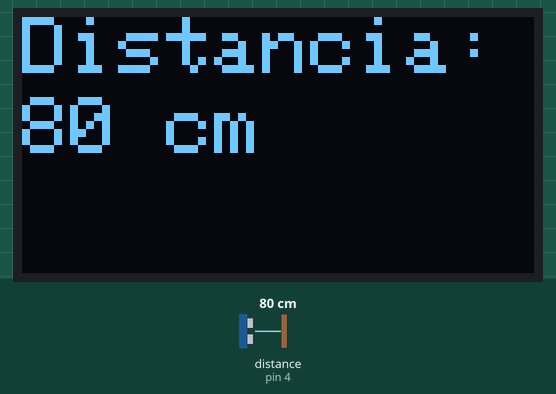
Bench run of a sketch on a simulated Arduino Uno, built with avr-gcc and run on an emulated ATmega328P. On the bench: 128×64 one-colour display. Wiring (inferred from the names in the program): ultrasonic range finder: trigger pin 2; echo pin 4. The inputs (shaded band) are chosen by the test bench; at power-on: distance to the obstacle (sensor on pin 4) 80 cm. The echo pulse lasts 58.3 µs per cm; what the sketch prints to the serial monitor is not drawn.

Above: at 3.2 s.
3.3 s: distance to the obstacle (sensor on pin 4) set to 18 cm
At 4.5 s:
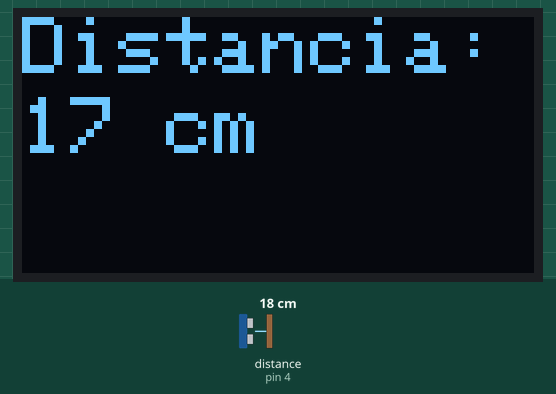
6.2 s: distance to the obstacle (sensor on pin 4) set to 60 cm
At 7.5 s:
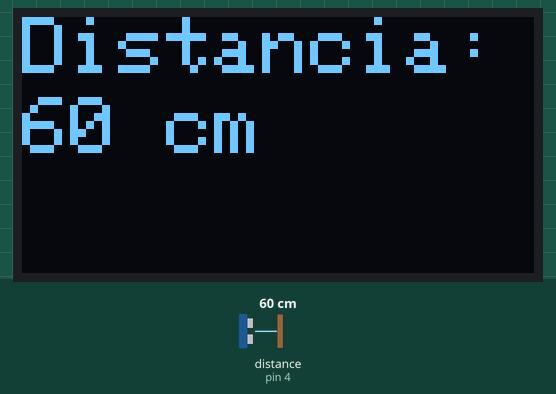
7.8 s: distance to the obstacle (sensor on pin 4) set to 35 cm
At 8.6 s:
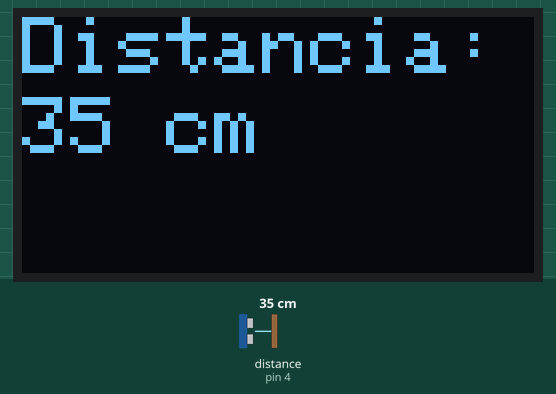
Timing chart, 0 to 10.8 s (numbered marks = the images above; inputs shaded):
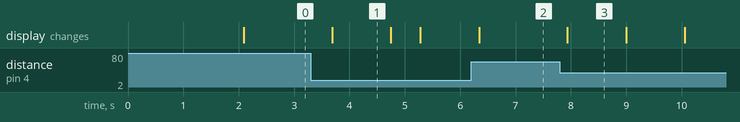

The sketch:

medidorultrasonico.ino
```cpp
#include <Wire.h> // Librería para comunicación I2C
#include <Adafruit_GFX.h> // Librería base para gráficos
#include <Adafruit_SSD1306.h> // Librería específica para el driver SSD1306

// Pines para el sensor HC-SR04
const int trigPin = 2; // Pin digital conectado al Trig del HC-SR04
const int echoPin = 4; // Pin digital conectado al Echo del HC-SR04

// Dimensiones de la pantalla OLED
#define SCREEN_WIDTH 128 // Ancho en píxeles (común para 128x64 o 128x32)
#define SCREEN_HEIGHT 64 // Alto en píxeles (verifica si es 64 o 32)

// Dirección I2C de la pantalla OLED
// La más común es 0x3C o 0x3D. Si no sabes cuál es, puedes ejecutar un scanner I2C
#define OLED_RESET    -1 // Reset pin # (o -1 si no se usa)
#define SCREEN_ADDRESS 0x3C // Dirección I2C común, prueba 0x3D si 0x3C no funciona

Adafruit_SSD1306 display(SCREEN_WIDTH, SCREEN_HEIGHT, &Wire, OLED_RESET);

void setup() {
  Serial.begin(115200); // Iniciar comunicación serial para depuración

  // Configurar pines del sensor ultrasónico
  pinMode(trigPin, OUTPUT); // El pin Trig es de salida
  pinMode(echoPin, INPUT);  // El pin Echo es de entrada

  // Inicializar la pantalla OLED con la dirección I2C especificada
  if(!display.begin(SSD1306_SWITCHCAPVCC, SCREEN_ADDRESS)) {
    Serial.println(F("Error: No se pudo inicializar la pantalla SSD1306. Verifica el cableado y la dirección I2C."));
    for(;;); // Bucle infinito, no continúa
  }

  Serial.println(F("Pantalla OLED inicializada."));

  // Mostrar un mensaje inicial en la pantalla
  display.clearDisplay(); // Limpiar el buffer de la pantalla
  display.setTextSize(1); // Tamaño del texto (1 es el más pequeño)
  display.setTextColor(SSD1306_WHITE); // Color del texto (blanco en una pantalla monocromática)
  display.setCursor(0, 0); // Posición del cursor (columna, fila)
  display.println("Iniciando...");
  display.display(); // Muestra el contenido del buffer en la pantalla

  delay(2000); // Esperar 2 segundos
}

void loop() {
  long duration; // Variable para almacenar la duración del pulso de eco
  int distanceCm; // Variable para almacenar la distancia en centímetros

  // 1. Generar un pulso de 10us en el pin Trig
  digitalWrite(trigPin, LOW);
  delayMicroseconds(2);
  digitalWrite(trigPin, HIGH);
  delayMicroseconds(10); // Pulso de 10 microsegundos
  digitalWrite(trigPin, LOW);

  // 2. Medir la duración del pulso de eco en el pin Echo
  // pulseIn() espera a que el pin Echo cambie a HIGH, mide cuánto tiempo permanece HIGH, y devuelve la duración en microsegundos.
  duration = pulseIn(echoPin, HIGH);

  // 3. Calcular la distancia
  // La velocidad del sonido es aproximadamente 343 metros/segundo a 20°C.
  // Esto es 0.0343 cm/microsegundo o 1 cm cada 29.1 microsegundos.
  // La distancia medida es la mitad del tiempo de vuelo (ida y vuelta).
  // Distancia (cm) = (Duración del pulso en microsegundos / 2) * Velocidad del sonido (cm/us)
  // Distancia (cm) = Duración / 58.2 (aprox)
  distanceCm = duration / 58; // División entera para cm, 58 es una aproximación común para cm

  // Limitar el rango de medición para evitar valores erróneos
  if (distanceCm > 400) { // HC-SR04 típicamente tiene un rango máximo de unos 400 cm
    distanceCm = 401; // Usamos un valor para indicar "fuera de rango"
  }
  if (distanceCm < 0) { // Puede dar valores negativos si no detecta eco
     distanceCm = 0; // Usamos 0 para indicar "muy cerca o error"
  }


  // 4. Mostrar la distancia en la pantalla OLED
  display.clearDisplay(); // Limpiar el buffer para la nueva lectura

  display.setTextSize(2); // Texto más grande para la distancia
  display.setTextColor(SSD1306_WHITE);

  display.setCursor(0, 0);
  display.println("Distancia:"); // Etiqueta

  display.setCursor(0, 20); // Posición para la distancia

  if (distanceCm == 401) {
      display.println("Fuera de rango");
  } else if (distanceCm == 0) {
      display.println("Muy cerca");
  }
  else {
      display.print(distanceCm); // Mostrar el valor de la distancia
      display.println(" cm"); // Mostrar las unidades
  }


  display.display(); // Muestra el contenido del buffer en la pantalla

  // También puedes imprimir en el Serial Monitor para depuración
  Serial.print("Distancia: ");
  Serial.print(distanceCm);
  Serial.println(" cm");


  delay(500); // Esperar medio segundo antes de tomar la siguiente lectura
}
```

Measured:
- after the input at 3.3 s, the display: changes after 0.39 s (image 1)
- after the input at 6.2 s, the display: changes after 0.14 s (image 2)
- after the input at 7.8 s, the display: changes after 0.14 s (image 3)
- what the display in image 1 shows lasts 1.0 s, from 3.7 s to 4.7 s
